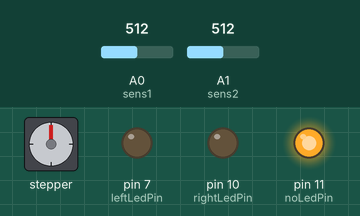
Recording of a sketch running on a simulated Arduino Uno, built with avr-gcc and run on an emulated ATmega328P. Shown: stepper motor, output pins drawn as LEDs (lit = HIGH). The inputs (shaded band) are chosen by the test bench; at power-on: A0 (sens1) = 512, A1 (sens2) = 512. Stepper angles assume 4096 steps per turn.

Above: at 3.2 s.
3.3 s: A0 (sens1) set to 527
At 4.9 s:
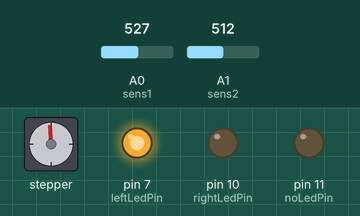
6.3 s: A1 (sens2) set to 525
At 7.7 s:
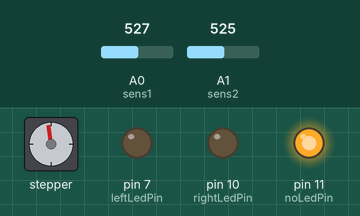
9.3 s: A0 (sens1) set to 511
At 11.2 s:
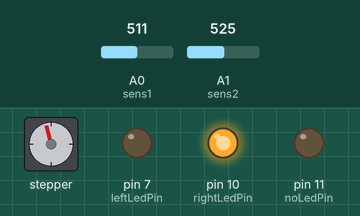
12.3 s: A1 (sens2) set to 511
At 14.1 s:
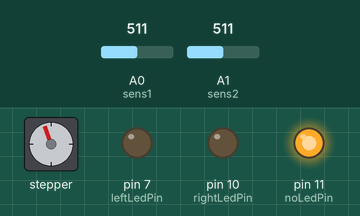
15.3 s: A0 (sens1) set to 306
At 18.0 s:
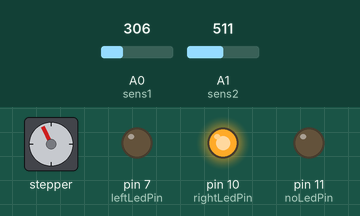
18.3 s: A1 (sens2) set to 321
20.3 s: A1 (sens2) set to 308
At 45.1 s:
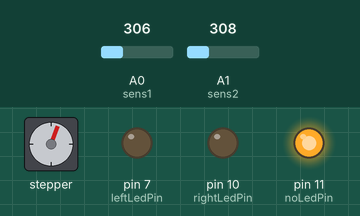
Timing chart, 0 to 46.2 s (numbered marks = the images above; inputs shaded):
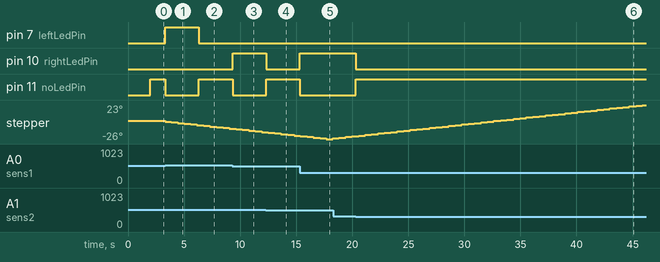

Measured:
- the behaviour switches between 514 and 515 on A0 (sens1) (found by bisection; images 0 and 1)
- the behaviour switches between 524 and 525 on A1 (sens2) (found by bisection; images 1 and 2)
- the behaviour switches between 309 and 308 on A1 (sens2) (found by bisection; images 5 and 6)
- after the input at 6.3 s, pin 7 (leftLedPin): HIGH → LOW at once; pin 11 (noLedPin): LOW → HIGH at once
- after the input at 9.3 s, pin 10 (rightLedPin): LOW → HIGH at once; pin 11 (noLedPin): HIGH → LOW at once
- after the input at 12.3 s, pin 10 (rightLedPin): HIGH → LOW at once; pin 11 (noLedPin): LOW → HIGH at once
- after the input at 15.3 s, pin 10 (rightLedPin): LOW → HIGH at once; pin 11 (noLedPin): HIGH → LOW at once
- after the input at 20.3 s, pin 10 (rightLedPin): HIGH → LOW at once; pin 11 (noLedPin): LOW → HIGH at once

The sketch:

solar_555_stepper.ino
```cpp
#include <AccelStepper.h>
#define HALFSTEP 8

// Motor pin definitions
#define motorPin1  3     // IN1 on the ULN2003 driver 1
#define motorPin2  4     // IN2 on the ULN2003 driver 1
#define motorPin3  5     // IN3 on the ULN2003 driver 1
#define motorPin4  6     // IN4 on the ULN2003 driver 1

// Initialize with pin sequence IN1-IN3-IN2-IN4 for using the AccelStepper with 28BYJ-48
AccelStepper stepper(HALFSTEP, motorPin1, motorPin3, motorPin2, motorPin4);

#define LED_PIN LED_BUILTIN // (Arduino is 13, Teensy is 11, Teensy++ is 6)
bool blinkState = false;

//const int leftPin = 8;
//const int rightPin = 9;

const int leftLedPin = 7;
const int rightLedPin = 10;
const int noLedPin = 11;
int pos = 90;   // initial position
int sens1 = A0; // LRD 1 pin
int sens2 = A1; // ---------------------------------------------------------------------------------------------------------------LDR 2 pin
int tolerance = 2;
int dest = 0;
boolean left1 = false;
boolean right1 = false;

void setup()
{
  stepper.setMaxSpeed(1000.0);
  stepper.setAcceleration(100.0);
  stepper.setSpeed(200);
  pinMode(leftLedPin, OUTPUT);
  pinMode(rightLedPin, OUTPUT);
  pinMode(noLedPin, OUTPUT);
  //pinMode(leftPin, INPUT_PULLUP);
  //pinMode(rightPin, INPUT_PULLUP);
  //  stepper.moveTo(0);
  //  pinMode(sens1, INPUT);
  //  pinMode(sens2, INPUT);
  delay(2000); // a 2 seconds delay while we position the solar panel
}

void loop()
{
  int val1 = analogRead(sens1); // read the value of sensor 1
  int val2 = analogRead(sens2); // read the value of sensor 2
  //int leftVal = digitalRead(leftPin);
  //int rightVal = digitalRead(rightPin);

  if ((abs(val1 - val2) <= tolerance) || (abs(val2 - val1) <= tolerance))
    //if ((leftVal == HIGH && rightVal == HIGH) || (leftVal == LOW && rightVal == LOW))
  {
    digitalWrite(noLedPin, HIGH);
    digitalWrite(leftLedPin, LOW);
    digitalWrite(rightLedPin, LOW);
    left1 = right1 = false;
    //do nothing if the difference between values is within the tolerance limit
  }
  else
  {
    if (val1 > val2)
      //if (rightVal == LOW && leftVal == HIGH)
    {
      if (!left1)
      {
        digitalWrite(leftLedPin, HIGH);
        digitalWrite(rightLedPin, LOW);
        digitalWrite(noLedPin, LOW);
        right1 = false;
        left1 = true;
      }
      pos = --pos;
    }
    if (val1 < val2)
      //if (rightVal == HIGH && leftVal == LOW)
    {
      if (!right1)
      {
        digitalWrite(leftLedPin, LOW);
        digitalWrite(rightLedPin, HIGH);
        digitalWrite(noLedPin, LOW);
        right1 = true;
        left1 = false;
      }
      pos = ++pos;
    }
  }
  if (pos > 180)
  {
    pos = 180;  // reset to 180 if it goes higher
  }
  if (pos < 0)
  {
    pos = 0;  // reset to 0 if it goes lower
  }
  //            x = ypr[0] * 180/M_PI;
  //            y = ypr[1] * 180/M_PI;
  //            x = map(x, -72, 65, 0, 180);     // scale it to use it with the servo (value between 0 and 180)
  //            y = map(y, -83, 41, 0, 180);     // scale it to use it with the servo (value between 0 and 180)
  dest = map(pos, 0, 180, -1019, 1019);
  stepper.moveTo(dest);
  //    if (stepper.distanceToGo() == 0) {}
  stepper.run();
  //    stepper.runToNewPosition(pos);
  //    pos = map(var, 0, 1023, 0, 4076);
  //    stepper.runToNewPosition(pos);
  //  myservo.write(pos); // write the position to servo
  delay(50);
}
```
